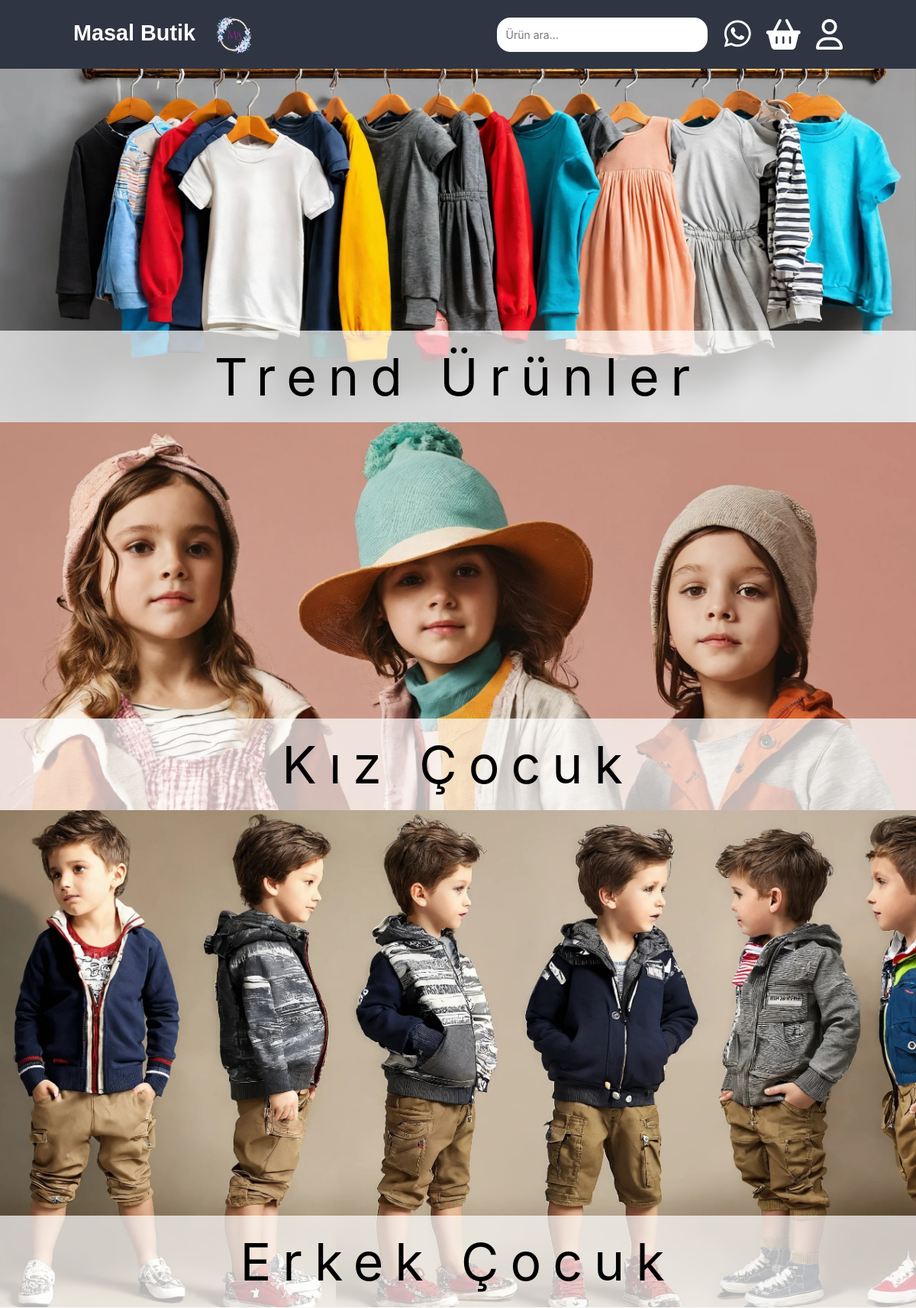
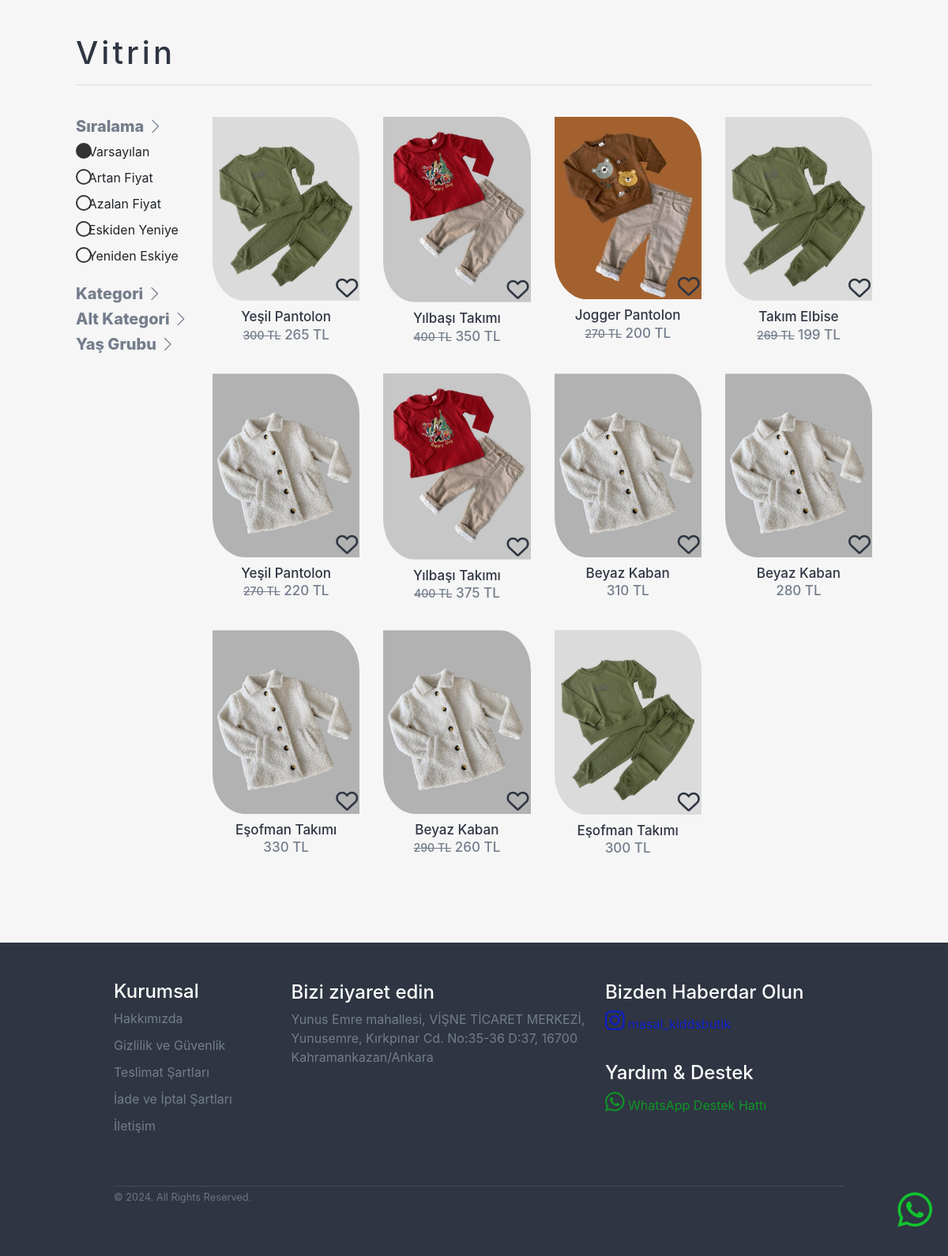
The page / on the database its author committed (2 pictures, top to bottom).
### tables this page shows
CREATE TABLE `urun` (
  `urun_kodu` varchar(255) NOT NULL,
  `urun_baslik` varchar(255) NOT NULL,
  `urun_fiyati` decimal(10,0) NOT NULL,
  `urun_eski_fiyat` decimal(10,0) DEFAULT NULL,
  `ana_resim` varchar(255) NOT NULL
);

### index.php (the view, shortened to what this page needs)
<?php require_once("baglan.php");
$user_id = 0;
?>
<!DOCTYPE html>
<html lang="en">
<head>
    <link rel="stylesheet" href="css/index.css">
    <link rel="stylesheet" type="text/css" href="https://cdn.jsdelivr.net/npm/bootstrap-icons@1.10.5/font/bootstrap-icons.css">
    <link rel="stylesheet" href="https://cdn.jsdelivr.net/npm/bootstrap@4.0.0/dist/css/bootstrap.min.css">
    <link rel="stylesheet" href="https://cdnjs.cloudflare.com/ajax/libs/font-awesome/6.0.0-beta3/css/all.min.css">
    <link rel="stylesheet" href="https://stackpath.bootstrapcdn.com/bootstrap/4.5.2/css/bootstrap.min.css">
</head>
<body>
    <div class="navbar-fixed">
        <?php require_once('navbar.php') ?>
    </div>
    <div class="trend_urun">
        <img src="img/home/trend.jpg" alt="Trend Ürünler">
        <div class="overlay">
            Trend Ürünler
        </div>
    </div>
    <div class="kiz_cocuk">
        <img src="img/home/kiz_cocuk.jpg" alt="Kız Cocuk">
        <div class="overlay">
            Kız Çocuk
        </div>
    </div>
    <div class="erkek_cocuk">
        <img src="img/home/erkek_cocuk.jpg" alt="Erkek Cocuk">
        <div class="overlay">
            Erkek Çocuk
        </div>
    </div>
    <section class="section">
        <h1 id="vitrin" class="sectionBaslik" style="color:#2f3542">Vitrin</h1>
        <hr>
        <div class="row sectionRow">
            <div class="col-7 col-lg-2">
                <div class="sidebar">
                    <h5>Sıralama <i class=" bi bi-chevron-right"></i></h5>
                    <ul class="toggle-content show">
                        <li><input type="radio" name="siralamalar" id="varsayilan" checked><label for="varsayilan">Varsayılan</label></li>
                        <li><input type="radio" name="siralamalar" id="artanfiyat"><label for="artanfiyat">Artan Fiyat</label></li>
                        <li><input type="radio" name="siralamalar" id="azalanfiyat"><label for="azalanfiyat">Azalan Fiyat</label></li>
                        <li><input type="radio" name="siralamalar" id="eskidenyeniye"><label for="eskidenyeniye">Eskiden Yeniye</label></li>
                        <li><input type="radio" name="siralamalar" id="yenideneskiye"><label for="yenideneskiye">Yeniden Eskiye</label></li>
                    </ul>
                    <h5>Kategori <i class=" bi bi-chevron-right"></i></h5>
                    <h5>Alt Kategori <i class=" bi bi-chevron-right"></i></h5>
                    <h5>Yaş Grubu <i class=" bi bi-chevron-right"></i></h5>
                </div>
            </div>
            <div class="col-12 col-lg-10">
                <div class="row" id="urunler">
                    <?php
                    $sql = "SELECT urun_kodu,urun_baslik, urun_fiyati,urun_eski_fiyat, ana_resim FROM urun";
                    $result = $baglanti->query($sql);
                    while ($row = $result->fetch_assoc()) {
                        $urunBaslik = $row['urun_baslik'];
                        $urunFiyat = $row['urun_fiyati'];
                        $urunResim = $row['ana_resim'];
                        $urunFiyatEski = $row['urun_eski_fiyat'];
                        $urunKodu = $row['urun_kodu'];
                    ?>
                        <div class="col-lg-3 mb-4">
                            <div class="card" id="<?php echo $urunKodu; ?>">
                                <div class="card-img" style="position: relative;">
                                    <img src="<?php echo $urunResim; ?>" class="card-img-top" alt="<?php echo $urunBaslik; ?>">
                                    <?php
                                    $sql_like = "SELECT * FROM urun_kaydet WHERE urun_kodu = '$urunKodu' AND kullanici_id = '$user_id'";
                                    $result_like = $baglanti->query($sql_like);
                                    if ($result_like && $result_like->num_rows > 0) {
                                    ?>
                                        <i class="fas fa-heart like_icon" id='<?php echo $urunKodu; ?>'></i>
                                    <?php
                                    } else {
                                    ?>
                                        <i class="far fa-heart like_icon" id='<?php echo $urunKodu; ?>'></i>
                                    <?php
                                    }
                                    ?>
                                </div>
                                <div class="card-body">
                                    <h5 class="card-title">
                                        <?php echo $urunBaslik; ?>
                                    </h5>
                                    <div class="card-text">
                                        <?php if ($urunFiyatEski && $urunFiyatEski != 0) : ?>
                                            <span class="old_price" style="text-decoration: line-through;font-size: smaller;"><?php echo $urunFiyatEski; ?> TL</span>
                                        <?php endif; ?>
                                        <?php echo $urunFiyat; ?> TL
                                    </div>
                                </div>
                            </div>
                        </div>
                    <?php
                    }
                    ?>
                </div>
            </div>
        </div>
    </section>
    <?php require_once('footer.php') ?>
</body>
</html>

### navbar.php (shortened to what this page needs)
<!DOCTYPE html>
<html lang="en">
<head>
    <link rel="stylesheet" href="css/navbar.css">
    <link rel="stylesheet" href="https://cdnjs.cloudflare.com/ajax/libs/font-awesome/6.0.0-beta3/css/all.min.css">
</head>
<body>
    <div class="navbar-ust pc-navbar">
        <div class="logo"><a href="index.php">Masal Butik <img src="img/logo/logo.png" alt="masal-butik" width="85px" height="55px"></a></div>
        <input type="text" class="search-bar" placeholder="Ürün ara...">
        <a href="https://api.whatsapp.com/send/?phone=905380209916&text&app_absent=0" target="_blank" rel="nofollow noopener" class="wp-icon">
            <i class="fa-brands fa-whatsapp"></i>
        </a>
        <i class="sepet-icon fa-solid fa-basket-shopping" onclick="<?php if ($user_id == 0) { echo 'login()'; } else { echo 'addToCart()'; } ?>"></i>
        <div class="dropdown">
            <i id="userr-icon" class="userr-icon fa-regular fa-user"></i>
        </div>
    </div>
    <a href="https://api.whatsapp.com/send/?phone=905380209916&text&app_absent=0" target="_blank" rel="nofollow noopener" class="fix-wp-icon">
        <i class="fa-brands fa-whatsapp"></i>
    </a>
</body>
</html>

### footer.php (shortened to what this page needs)
<!DOCTYPE html>
<html lang="en">
<head>
    <link rel="stylesheet" href="css/footer.css">
    <link rel="stylesheet" href="https://cdnjs.cloudflare.com/ajax/libs/font-awesome/6.0.0-beta3/css/all.min.css">
</head>
<body>
    <div class="mt-5 pt-5 pb-5 footer">
        <div class="footer-container">
            <div class="row">
                <div class="col-lg-3 col-xs-12 about-company">
                    <h4>Kurumsal</h4>
                    <ul class="list-unstyled">
                        <li><a href="#">Hakkımızda</a></li>
                        <li><a href="#">Gizlilik ve Güvenlik</a></li>
                        <li><a href="#">Teslimat Şartları</a></li>
                        <li><a href="#">İade ve İptal Şartları</a></li>
                        <li><a href="#">İletişim</a></li>
                    </ul>
                </div>
                <div class="col-lg-5 col-xs-12 location">
                    <h4>Bizi ziyaret edin</h4>
                    <p>Yunus Emre mahallesi, VİŞNE TİCARET MERKEZİ, Yunusemre, Kırkpınar Cd. No:35-36 D:37, 16700 Kahramankazan/Ankara</p>
                </div>
                <div class="col-lg-4 col-xs-12 follow-us">
                    <h4>Bizden Haberdar Olun</h4>
                    <p><a class="insta" href="https://www.instagram.com/masal_kidsbutik/?igsh=b3Y5OXY4NTVscmxr" target="_blank"><i class="fab fa-instagram"></i> masal_kiddsbutik</a></p>
                    <h4 style="padding-top: 20px;">Yardım & Destek</h4>
                    <p><a href="https://api.whatsapp.com/send/?phone=905380209916&text&app_absent=0" target="_blank" rel="nofollow noopener"><i class="fab fa-whatsapp"></i> WhatsApp Destek Hattı</a></p>
                </div>
            </div>
            <div class="row mt-5">
                <div class="col copyright">
                    <p class=""><small class="text-muted">© 2024. All Rights Reserved.</small></p>
                </div>
            </div>
        </div>
    </div>
</body>
</html>

### css/index.css (style rules this page uses)
.navbar-fixed { position: fixed; top: 0; left: 0; width: 100%; z-index: 1000; }
.trend_urun { margin-top: 3.5%; }
.section { margin-top: 20px; padding: 2% 8%; }
.sectionRow { margin-top: 4%; }
.sectionRow h5, .mobil-section h5 { color:#747d8c; font-weight: 800; }
.sidebar ul { list-style-type: none; padding: 0; }
.sidebar li { margin-bottom: 1px; }
.sidebar label { display: inline-block; cursor: pointer; position: relative; padding-left: 10%; }
.sidebar label:before { content: ""; display: inline-block; width: 20px; height: 20px; border-radius: 50%; border: 2px solid #333; position: absolute; left: 0; top: 1px; }
.sidebar input[type="radio"]:checked + label:before { background-color: #333; }
.sectionRow .card-img img { max-width: 280px; max-height: 330px; border-radius: 0% 22% ; }
.card-img-top { max-height: 420px; }
.sectionRow .card { border:0; border-radius: 0% 22% 0% 0% ; }
.card-body { display: flex; flex-direction: column; align-items: center; padding: 10px 1px !important; }
.card-title, .card-text { font-size:17px; color: #2f3542 !important; font-weight: 500 !important; }
.card-title { overflow: hidden; text-overflow: ellipsis; white-space: nowrap; margin-bottom: 0px !important; max-width: 100%; }
.like_icon { position: absolute; bottom: 2px; right: 2px; color: #2f3542; font-size: 28px; cursor: pointer; }
.fix-wp-icon { position: fixed; bottom: 20px; right: 20px; font-size: 50px; color: #12c32f; cursor: pointer; z-index: 9999; }
.card-text { color: #747d8c !important; }
.overlay { position: absolute; bottom: 0; width: 100%; background-color: rgba(255, 255, 255, 0.7); color: black; text-align: center; padding: 9px; box-sizing: border-box; font-size: 68px; letter-spacing: 15px; }
.card { background-color:#f6f6f6 !important; }
.erkek_cocuk img, .kiz_cocuk img, .trend_urun img { display: block; width: 100%; max-height: 800px; }
.kiz_cocuk, .erkek_cocuk, .trend_urun { position: relative; }
.toggle-content { display: none; }
.toggle-content.show { display: block; }
.sectionRow .col-7 { padding: 0px 0px 0px 15px; }
.sectionBaslik,.mobilSectionBaslik { letter-spacing: 4px; }

### css/navbar.css (style rules this page uses)
body { margin: 0; padding: 0; background-color: #f6f6f6; }
.navbar-ust { display: flex; justify-content: space-between; padding: 15px 8%; background-color: #2f3542; color: #fff; text-align: center; align-items: center; }
.pc-navbar a, .mobil-navbar a { color: #ffffff; text-decoration: none; }
.logo { font-size: 180%; font-weight: bold; font-family: 'Comic Sans MS', sans-serif; margin-right: auto; }
.wp-icon, .like-icon, .sepet-icon, .userr-icon { margin-right:2%; font-size: 40px; color: #ffffff; }
.userr-icon { margin-right: 0% !important; }
.search-bar { width: 280px; padding: 12px; margin-right: 2%; border: 2px solid #2f3542; border-radius: 20px; font-size: 14px; transition: width 0.3s ease-in-out; }
.pc-navbar .dropdown { padding-right: 0; }

### css/footer.css (style rules this page uses)
.footer { background: #2f3542; color: white; }
.footer-container { display: flex; flex-direction: column; margin-left: 12%; margin-right: 11%; }
.footer .list-unstyled li a { color: #747d8c; transition: color 0.2s; text-decoration: none; }
.footer .about-company a { color: white; transition: color 0.2s; }
.footer .location p { color: #747d8c; }
.footer .copyright p { border-top: 1px solid rgba(255, 255, 255, 0.1); }
.footer-container .list-unstyled li { margin-bottom: 10px; }
.follow-us i { font-size: 28px; }
.follow-us a { color:#0e9625; }
.follow-us .insta { color:#0d1fc8 !important; }
.col-lg-4,.col-lg-5 { padding: 1px; }

### rows shown on the page
urun: ana_resim (picture), urun_baslik "Yeşil Pantolon", urun_eski_fiyat "300", urun_fiyati "265"
urun: ana_resim (picture), urun_baslik "Yılbaşı Takımı", urun_eski_fiyat "400", urun_fiyati "350"
urun: ana_resim (picture), urun_baslik "Jogger Pantolon", urun_eski_fiyat "270", urun_fiyati "200"
urun: ana_resim (picture), urun_baslik "Takım Elbise", urun_eski_fiyat "269", urun_fiyati "199"
urun: ana_resim (picture), urun_baslik "Yeşil Pantolon", urun_eski_fiyat "270", urun_fiyati "220"
urun: ana_resim (picture), urun_baslik "Yılbaşı Takımı", urun_eski_fiyat "400", urun_fiyati "375"
urun: ana_resim (picture), urun_baslik "Beyaz Kaban", urun_fiyati "310"
urun: ana_resim (picture), urun_baslik "Beyaz Kaban", urun_fiyati "280"
urun: ana_resim (picture), urun_baslik "Eşofman Takımı", urun_fiyati "330"
urun: ana_resim (picture), urun_baslik "Beyaz Kaban", urun_eski_fiyat "290", urun_fiyati "260"
urun: ana_resim (picture), urun_baslik "Eşofman Takımı", urun_fiyati "300"
